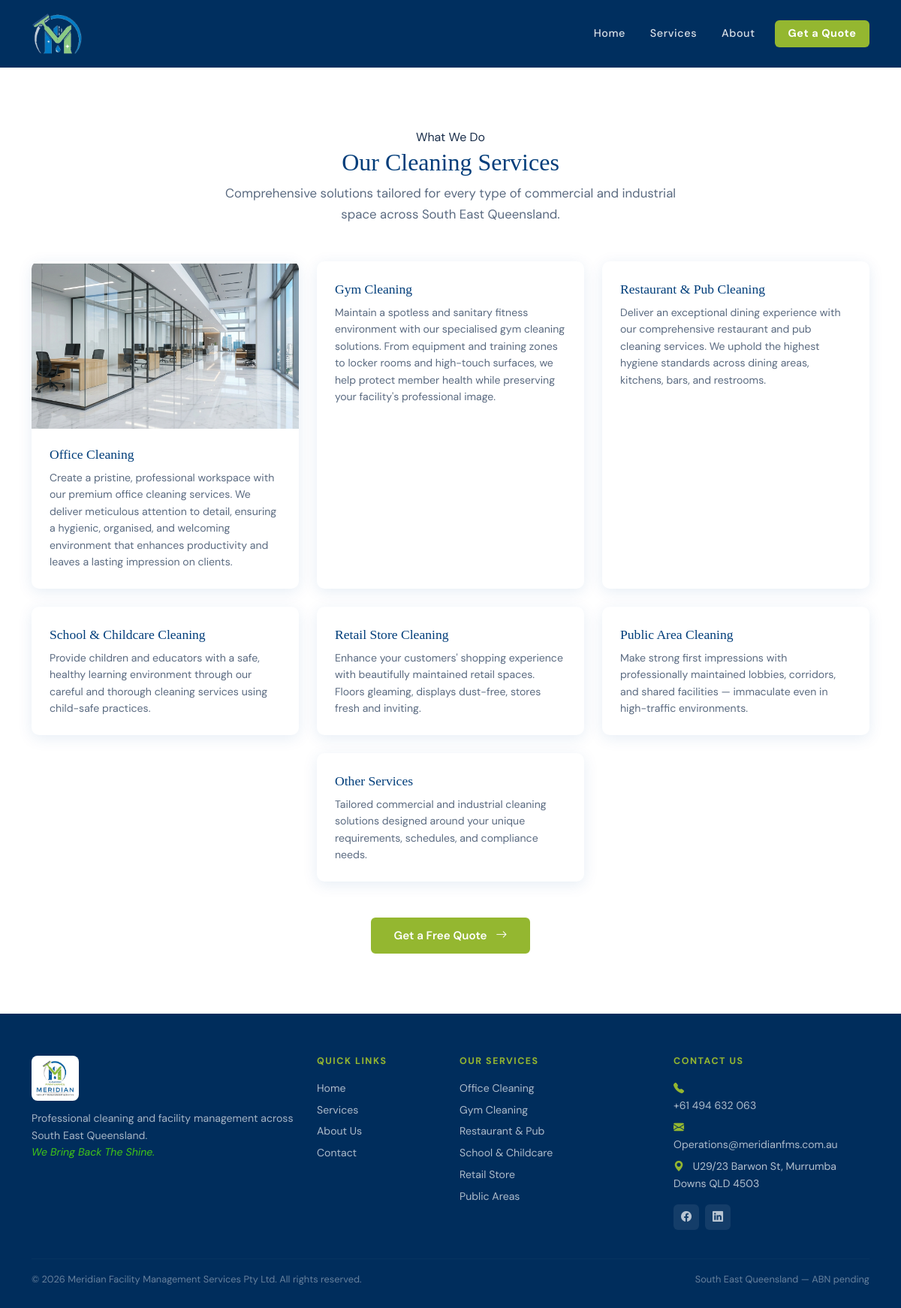
The app's page /src/public/services.php with its own data.
### tables this page shows
CREATE TABLE IF NOT EXISTS services (
    id INT UNSIGNED AUTO_INCREMENT PRIMARY KEY,
    title VARCHAR(150) NOT NULL,
    slug VARCHAR(100) NOT NULL UNIQUE,
    description TEXT NOT NULL,
    image VARCHAR(255) NOT NULL DEFAULT '',
    sort_order TINYINT NOT NULL DEFAULT 0,
    is_active TINYINT(1) NOT NULL DEFAULT 1
);

### src/public/services.php (called while the page is built, shortened)
<?php
$activePage = 'services';
$services = (new ServiceRepository())->getActiveService();
$settings = (new SettingRepository())->getAll();
$tplBase = __DIR__ . '/../templates';
require_once $tplBase . '/layout/header.php';
require_once $tplBase . '/sections/services.php';
require_once $tplBase . '/layout/footer.php';

### src/app/Content/ServiceRepository.php (called while the page is built, shortened)
<?php
class ServiceRepository
{
    public function getActiveService(): array
    {
        $pdo = Database::getInstance()->getConnection();
        $stmt = $pdo->query('SELECT title, slug, description, image FROM services WHERE is_active = 1 ORDER BY sort_order ASC');
        $services = $stmt->fetchAll();
        return $services;
    }
}

### src/app/Content/SettingRepository.php (called while the page is built, shortened)
<?php
class SettingRepository
{
    public function getAll(): array
    {
        $pdo = Database::getInstance()->getConnection();
        $stmt = $pdo->query('SELECT `key`, `value` FROM settings');
        return $stmt->fetchAll(\PDO::FETCH_KEY_PAIR);
    }
}

### src/templates/sections/services.php (the view, shortened to what this page needs)
<section id="services">
    <div class="container">
        <div class="text-center mb-5 reveal">
            <span class="section-label">What We Do</span>
            <h2 class="section-title">Our Cleaning Services</h2>
            <p class="section-subtitle">
                Comprehensive solutions tailored for every type of commercial
                and industrial space across South East Queensland.
            </p>
        </div>
        <div class="row row-cols-1 row-cols-sm-2 row-cols-lg-3 g-4 justify-content-center">
            <?php foreach ($services as $service): ?>
                <div class="col reveal">
                    <div class="card service-card h-100">
                        <img src="/assets/images/<?= htmlspecialchars($service['image']) ?>" alt="<?= htmlspecialchars(html_entity_decode($service['title'])) ?>" class="service-card-img" onerror="this.style.display='none'; this.nextElementSibling.Style.display='flex'">
                        <div class="card-body d-flex flex-column">
                            <h3 class="card-title"><?= $service['title'] ?></h3>
                            <p class="card-text flex-grow-1"><?= htmlspecialchars($service['description']) ?></p>
                        </div>
                    </div>
                </div>
            <?php endforeach; ?>
        </div>
        <div class="text-center mt-5 reveal">
            <a href="/contact" class="btn-brand-primary" style="display:inline-block;">
                Get a Free Quote <i class="bi bi-arrow-right ms-2"></i>
            </a>
        </div>
    </div>
</section>

### src/templates/layout/header.php (shortened to what this page needs)
<!DOCTYPE html>
<html lang="en">
<head>
    <link href="https://cdn.jsdelivr.net/npm/bootstrap@5.3.8/dist/css/bootstrap.min.css" rel="stylesheet">
    <link rel="stylesheet" href="https://cdn.jsdelivr.net/npm/bootstrap-icons@1.11.3/font/bootstrap-icons.min.css">
    <link rel="stylesheet" href="/assets/css/main.css">
</head>
<body>
    <nav id="main-navbar" class="navbar navbar-expand-lg sticky-top">
        <div class="container">
            <a class="navbar-brand d-flex align-items-center gap-2" href="/">
                <img src="/assets/images/logo-icon.png"
                    alt="Meridian FMS"
                    onerror="this.style.display='none'; this.nextElementSibling.style.display='block'">
            </a>
            <div class="collapse navbar-collapse" id="navbarMenu">
                <ul class="navbar-nav ms-auto align-items-lg-center gap-lg-1">
                    <li class="nav-item">
                        <a class="nav-link <?= ($activePage ?? '') === 'home' ? 'active' : '' ?>"
                            href="/">Home</a>
                    </li>
                    <li class="nav-item">
                        <a class="nav-link <?= ($activePage ?? '') === 'services' ? 'active' : '' ?>"
                            href="/services">Services</a>
                    </li>
                    <li class="nav-item">
                        <a class="nav-link <?= ($activePage ?? '') === 'about' ? 'active' : '' ?>"
                            href="/about">About</a>
                    </li>
                    <li class="nav-item ms-lg-2 mt-2 mt-lg-0">
                        <a class="nav-link nav-cta <?= ($activePage ?? '') === 'contact' ? 'active' : '' ?>"
                            href="/contact">Get a Quote</a>
                    </li>
                </ul>
            </div>
        </div>
    </nav>
</body>
</html>

### src/templates/layout/footer.php (shortened to what this page needs)
<footer id="main-footer">
    <div class="container">
        <div class="row g-4">
            <div class="col-12 col-md-4">
                <img src="/assets/images/logo-full.png"
                    alt="Meridian FMS"
                    style="height:60px; background:#ffffff; border-radius:8px; padding:6px; margin-bottom:0.75rem;"
                    onerror="this.style.display='none'">
                <p style="color:rgba(255,255,255,0.65); font-size:0.88rem; line-height:1.6;">
                    Professional cleaning and facility management
                    across South East Queensland.<br>
                    <em style="color:rgba(71, 211, 15, 0.92);">We Bring Back The Shine.</em>
                </p>
            </div>
            <div class="col-6 col-md-2">
                <h5>Quick Links</h5>
                <a href="/">Home</a>
                <a href="/services">Services</a>
                <a href="/about">About Us</a>
                <a href="/contact">Contact</a>
            </div>
            <div class="col-6 col-md-3">
                <h5>Our Services</h5>
                <span>Office Cleaning</span>
                <span>Gym Cleaning</span>
                <span>Restaurant &amp; Pub</span>
                <span>School &amp; Childcare</span>
                <span>Retail Store</span>
                <span>Public Areas</span>
            </div>
            <div class="col-12 col-md-3">
                <h5>Contact Us</h5>
                <p class="mb-1">
                    <i class="bi bi-telephone-fill me-2 text-green"></i>
                    <a href="tel:<?= preg_replace('/\s+/', '', $settings['phone'] ?? '') ?>"><?= htmlspecialchars($settings['phone'] ?? '') ?></a>
                </p>
                <p class="mb-1">
                    <i class="bi bi-envelope-fill me-2 text-green"></i>
                    <a href="mailto:<?= htmlspecialchars($settings['email'] ?? '') ?>"
                        style="word-break:break-word;"><?= htmlspecialchars($settings['email'] ?? '') ?></a>
                </p>
                <p class="mb-1">
                    <i class="bi bi-geo-alt-fill me-2 text-green"></i>
                    <?= nl2br(htmlspecialchars($settings['address'] ?? '')) ?>
                </p>
                <div class="d-flex gap-2 mt-3">
                    <a href="https://www.facebook.com/profile.php?id=61574365701468"
                        target="_blank"
                        rel="noopener noreferrer"
                        aria-label="Facebook"
                        style="width:34px;height:34px;background:rgba(255,255,255,0.08);border-radius:6px;display:flex;align-items:center;justify-content:center;">
                        <i class="bi bi-facebook" style="color:rgba(255,255,255,0.7);"></i>
                    </a>
                    <a href="https://www.linkedin.com/in/meridian-facility-management-37b1163bb/"
                        target="_blank"
                        rel="noopener noreferrer"
                        aria-label="LinkedIn"
                        style="width:34px;height:34px;background:rgba(255,255,255,0.08);border-radius:6px;display:flex;align-items:center;justify-content:center;">
                        <i class="bi bi-linkedin" style="color:rgba(255,255,255,0.7);"></i>
                    </a>
                </div>
            </div>
        </div>
        <hr class="footer-divider">
        <div class="row footer-bottom">
            <div class="col-12 col-md-6 mb-1">
                &copy; <?= date('Y') ?> Meridian Facility Management Services Pty Ltd. All rights reserved.
            </div>
            <div class="col-12 col-md-6 text-md-end">
                South East Queensland &mdash; ABN pending
            </div>
        </div>
    </div>
</footer>
</body>
</html>

### src/public/assets/css/main.css (style rules this page uses)
:root { --clr-navy: #003D7A; --clr-blue: #00529B; --clr-green: #94B730; --clr-white: #FFFFFF; --clr-light: #F0F7FF; --clr-text: #1A2E4A; --clr-muted: #5A6A80; --font-heading: 'Playfair Display', serif; --font-body: 'DM Sans', sans-serif; --shadow-card: 0 4px 20px rgba(0, 82, 155, 0.10); --radius-card: 10px; --transition: all 0.25s ease; }
*, *::before, *::after { box-sizing: border-box; }
html { scroll-behavior: smooth; }
body { font-family: var(--font-body); color: var(--clr-text); background: var(--clr-white); line-height: 1.65; font-size: 1rem; }
h1, h2, h3, h4, h5, h6 { font-family: var(--font-heading); color: var(--clr-navy); line-height: 1.25; }
a { color: var(--clr-blue); text-decoration: none; transition: var(--transition); }
img { max-width: 100%; height: auto; display: block; }
.text-green { color: var(--clr-green) !important; }
.section-subtitle { font-size: 1.05rem; color: var(--clr-muted); max-width: 640px; margin: 0 auto 2.5rem; }
.btn-brand-primary { background-color: var(--clr-green); color: var(--clr-white); border: 2px solid var(--clr-green); padding: 0.6rem 1.8rem; border-radius: 6px; font-family: var(--font-body); font-weight: 600; font-size: 0.95rem; transition: var(--transition); }
#main-navbar { background-color: #002F5F; padding-top: 0.75rem; padding-bottom: 0.75rem; transition: box-shadow 0.3s ease; }
#main-navbar .navbar-brand img { height: 56px; width: auto; object-fit: contain; object-position: top center; mix-blend-mode: screen; }
#main-navbar .nav-link { color: rgba(255,255,255,0.85) !important; font-weight: 500; font-size: 0.9rem; letter-spacing: 0.04em; padding: 0.4rem 0.9rem !important; border-radius: 4px; transition: var(--transition); }
#main-navbar .nav-cta { background-color: var(--clr-green); color: var(--clr-white) !important; border-radius: 6px; padding: 0.4rem 1.1rem !important; font-weight: 700; }
#services { padding: 5rem 0; background-color: var(--clr-white); }
.service-card { border: none; border-radius: var(--radius-card); box-shadow: var(--shadow-card); overflow: hidden; transition: transform 0.25s ease, box-shadow 0.25s ease; height: 100%; }
.service-card-img { width: 100%; height: 220px; object-fit: cover; object-position: center; display: block; }
.service-card .card-body { padding: 1.5rem; }
.service-card .card-title { font-size: 1.1rem; font-family: var(--font-heading); color: var(--clr-navy); margin-bottom: 0.5rem; }
.service-card .card-text { font-size: 0.88rem; color: var(--clr-muted); line-height: 1.6; }
.service-card::before { content: ''; display: block; height: 3px; background: var(--clr-green); transform: scaleX(0); transform-origin: left; transition: transform 0.3s ease; }
#main-footer { background-color: #002D5C; color: rgba(255,255,255,0.7); padding: 3.5rem 0 1.5rem; font-size: 0.88rem; }
#main-footer h5 { font-family: var(--font-body); font-size: 0.78rem; font-weight: 700; letter-spacing: 0.12em; text-transform: uppercase; color: var(--clr-green); margin-bottom: 1rem; }
#main-footer a { color: rgba(255,255,255,0.68); display: block; margin-bottom: 0.35rem; }
#main-footer span { color: rgba(255,255,255,0.68); display: block; margin-bottom: 0.35rem; }
.footer-divider { border-color: rgba(255,255,255,0.1); margin: 2rem 0 1rem; }
.footer-bottom { font-size: 0.8rem; color: rgba(255,255,255,0.4); }
.reveal { opacity: 0; transform: translateY(28px); transition: opacity 0.55s ease, transform 0.55s ease; }
.reveal.visible { opacity: 1; transform: translateY(0); }

### records on screen
services: image (picture), title "Office Cleaning", description "Create a pristine, professional workspace with our premium office cleaning services. We deliver meticulous attention to detail, ensuring a hygienic, organised, and welcoming environment that enhances productivity and leaves a lasting impression on clients."
services: title "Gym Cleaning", description "Maintain a spotless and sanitary fitness environment with our specialised gym cleaning solutions. From equipment and training zones to locker rooms and high-touch surfaces, we help protect member health while preserving your facility's professional image."
services: title "Restaurant & Pub Cleaning", description "Deliver an exceptional dining experience with our comprehensive restaurant and pub cleaning services. We uphold the highest hygiene standards across dining areas, kitchens, bars, and restrooms."
services: title "School & Childcare Cleaning", description "Provide children and educators with a safe, healthy learning environment through our careful and thorough cleaning services using child-safe practices."
services: title "Retail Store Cleaning", description "Enhance your customers' shopping experience with beautifully maintained retail spaces. Floors gleaming, displays dust-free, stores fresh and inviting."
services: title "Public Area Cleaning", description "Make strong first impressions with professionally maintained lobbies, corridors, and shared facilities — immaculate even in high-traffic environments."
services: title "Other Services", description "Tailored commercial and industrial cleaning solutions designed around your unique requirements, schedules, and compliance needs."

### other values on screen
$settings['phone'] "+61 494 632 063"
$settings['email'] "Operations@meridianfms.com.au"
$settings['address'] "U29/23 Barwon St, Murrumba Downs QLD 4503"
